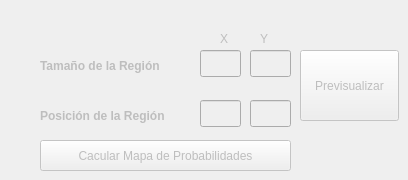
    <widget class="QWidget" name="tab_7">
     <property name="enabled">
      <bool>false</bool>
     </property>
     <attribute name="title">
      <string>Detectar Contenido</string>
     </attribute>
     <widget class="QLabel" name="label_7">
      <property name="geometry">
       <rect>
        <x>40</x>
        <y>50</y>
        <width>141</width>
        <height>31</height>
       </rect>
      </property>
      <property name="font">
       <font>
        <weight>75</weight>
        <bold>true</bold>
       </font>
      </property>
      <property name="text">
       <string>Tamaño de la Región</string>
      </property>
     </widget>
     <widget class="QLabel" name="label_8">
      <property name="geometry">
       <rect>
        <x>40</x>
        <y>100</y>
        <width>141</width>
        <height>31</height>
       </rect>
      </property>
      <property name="font">
       <font>
        <weight>75</weight>
        <bold>true</bold>
       </font>
      </property>
      <property name="text">
       <string>Posición de la Región</string>
      </property>
     </widget>
     <widget class="QLineEdit" name="Tx">
      <property name="geometry">
       <rect>
        <x>200</x>
        <y>50</y>
        <width>41</width>
        <height>27</height>
       </rect>
      </property>
     </widget>
     <widget class="QLineEdit" name="Ty">
      <property name="geometry">
       <rect>
        <x>250</x>
        <y>50</y>
        <width>41</width>
        <height>27</height>
       </rect>
      </property>
     </widget>
     <widget class="QLineEdit" name="Px">
      <property name="geometry">
       <rect>
        <x>200</x>
        <y>100</y>
        <width>41</width>
        <height>27</height>
       </rect>
      </property>
     </widget>
     <widget class="QLineEdit" name="Py">
      <property name="geometry">
       <rect>
        <x>250</x>
        <y>100</y>
        <width>41</width>
        <height>27</height>
       </rect>
      </property>
     </widget>
     <widget class="QLabel" name="label_9">
      <property name="geometry">
       <rect>
        <x>220</x>
        <y>30</y>
        <width>16</width>
        <height>17</height>
       </rect>
      </property>
      <property name="text">
       <string>X</string>
      </property>
     </widget>
     <widget class="QLabel" name="label_10">
      <property name="geometry">
       <rect>
        <x>260</x>
        <y>30</y>
        <width>16</width>
        <height>17</height>
       </rect>
      </property>
      <property name="text">
       <string>Y</string>
      </property>
     </widget>
     <widget class="QPushButton" name="pushButton_18">
      <property name="geometry">
       <rect>
        <x>40</x>
        <y>140</y>
        <width>251</width>
        <height>31</height>
       </rect>
      </property>
      <property name="text">
       <string>Cacular Mapa de Probabilidades</string>
      </property>
     </widget>
     <widget class="QPushButton" name="pushButton_19">
      <property name="geometry">
       <rect>
        <x>300</x>
        <y>50</y>
        <width>99</width>
        <height>71</height>
       </rect>
      </property>
      <property name="text">
       <string>Previsualizar</string>
      </property>
     </widget>
    </widget>
